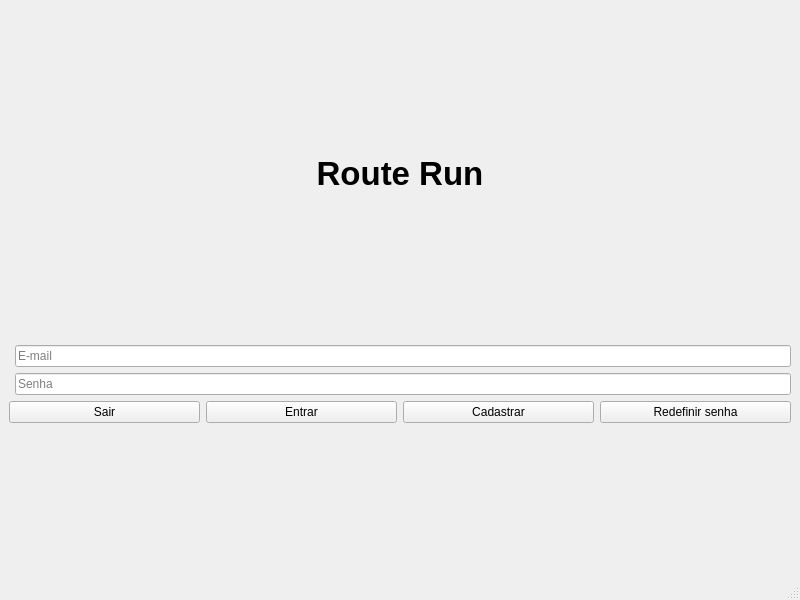
<?xml version="1.0" encoding="UTF-8"?>
<ui version="4.0">
 <class>MainWindow</class>
 <widget class="QMainWindow" name="MainWindow">
  <property name="geometry">
   <rect>
    <x>0</x>
    <y>0</y>
    <width>800</width>
    <height>600</height>
   </rect>
  </property>
  <property name="windowTitle">
   <string>MainWindow</string>
  </property>
  <widget class="QWidget" name="centralwidget">
   <layout class="QVBoxLayout" name="verticalLayout">
    <item>
     <spacer name="verticalSpacer_2">
      <property name="orientation">
       <enum>Qt::Vertical</enum>
      </property>
      <property name="sizeHint" stdset="0">
       <size>
        <width>20</width>
        <height>40</height>
       </size>
      </property>
     </spacer>
    </item>
    <item>
     <widget class="QLabel" name="label_3">
      <property name="font">
       <font>
        <pointsize>25</pointsize>
        <weight>75</weight>
        <bold>true</bold>
       </font>
      </property>
      <property name="midLineWidth">
       <number>0</number>
      </property>
      <property name="text">
       <string>Route Run</string>
      </property>
      <property name="alignment">
       <set>Qt::AlignCenter</set>
      </property>
     </widget>
    </item>
    <item>
     <spacer name="verticalSpacer">
      <property name="orientation">
       <enum>Qt::Vertical</enum>
      </property>
      <property name="sizeHint" stdset="0">
       <size>
        <width>20</width>
        <height>40</height>
       </size>
      </property>
     </spacer>
    </item>
    <item>
     <layout class="QFormLayout" name="formLayout">
      <item row="0" column="1">
       <widget class="QLineEdit" name="lineEditMail">
        <property name="placeholderText">
         <string>E-mail</string>
        </property>
       </widget>
      </item>
      <item row="1" column="1">
       <widget class="QLineEdit" name="lineEditSenha">
        <property name="placeholderText">
         <string>Senha</string>
        </property>
       </widget>
      </item>
      <item row="2" column="0" colspan="2">
       <layout class="QHBoxLayout" name="horizontalLayout">
        <item>
         <widget class="QPushButton" name="pushButtonSair">
          <property name="text">
           <string>Sair</string>
          </property>
         </widget>
        </item>
        <item>
         <widget class="QPushButton" name="pushButtonEntrar">
          <property name="text">
           <string>Entrar</string>
          </property>
         </widget>
        </item>
        <item>
         <widget class="QPushButton" name="pushButtonCadastrar">
          <property name="text">
           <string>Cadastrar</string>
          </property>
         </widget>
        </item>
        <item>
         <widget class="QPushButton" name="pushButtonRedefinir">
          <property name="text">
           <string>Redefinir senha</string>
          </property>
         </widget>
        </item>
       </layout>
      </item>
     </layout>
    </item>
    <item>
     <spacer name="verticalSpacer_3">
      <property name="orientation">
       <enum>Qt::Vertical</enum>
      </property>
      <property name="sizeHint" stdset="0">
       <size>
        <width>20</width>
        <height>40</height>
       </size>
      </property>
     </spacer>
    </item>
   </layout>
  </widget>
  <widget class="QStatusBar" name="statusbar"/>
 </widget>
 <tabstops>
  <tabstop>lineEditMail</tabstop>
  <tabstop>lineEditSenha</tabstop>
  <tabstop>pushButtonSair</tabstop>
  <tabstop>pushButtonEntrar</tabstop>
  <tabstop>pushButtonCadastrar</tabstop>
  <tabstop>pushButtonRedefinir</tabstop>
 </tabstops>
 <resources/>
 <connections/>
</ui>
